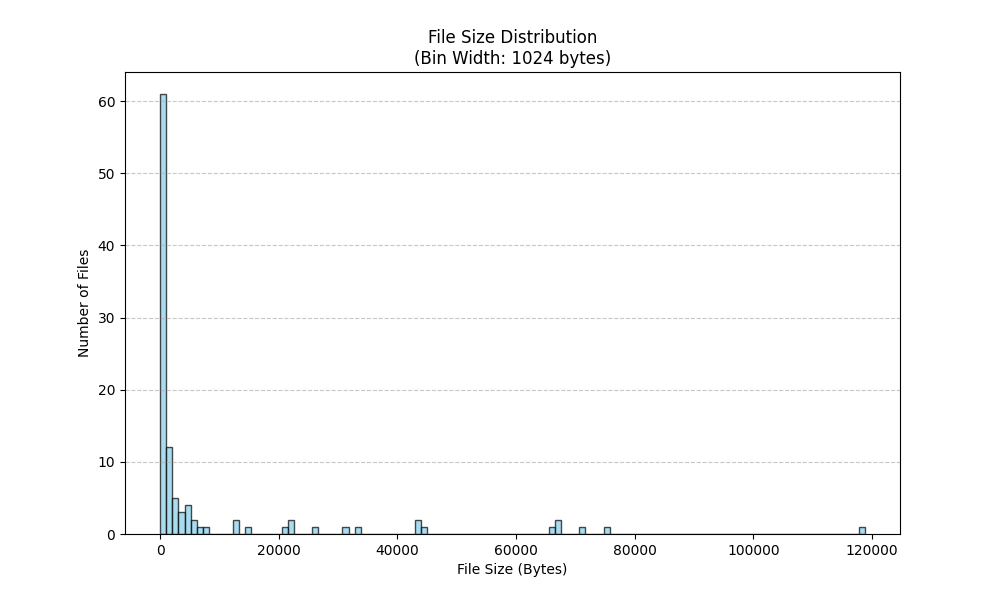

Generate this figure with Python:
import pandas as pd
import matplotlib.pyplot as plt
import sys
import numpy as np

def histogram(bin_width):
    try:
        # load the data generated by the C++ program
        data = pd.read_csv('outputfile.csv', header=None, names=['size'])
        
        if data.empty:
            print("No data found in file_sizes.csv.?")
            return

        max_size = data['size'].max()
        
        # create bins based on the user-specified width
        bins = np.arange(0, max_size + bin_width, bin_width)

        plt.figure(figsize=(10, 6))
        plt.hist(data['size'], bins=bins, edgecolor='black', alpha=0.7, color='skyblue')
        
        plt.title(f'File Size Distribution\n(Bin Width: {bin_width} bytes)')
        plt.xlabel('File Size (Bytes)')
        plt.ylabel('Number of Files')
        plt.grid(axis='y', linestyle='--', alpha=0.7)
        
        # save histogram to png file
        output_file = 'histogram.png'
        plt.savefig(output_file)
        print(f"Histogram saved as {output_file}")

    # check for errors
    except FileNotFoundError:
        print("Error: 'file_sizes.csv' not found. Run the C++ 'filesystem' program first.")
    except Exception as e:
        print(f"An unexpected error occurred: {e}")

if __name__ == "__main__":
    # get bin width from command line argument, default to 1024
    try:
        width = int(sys.argv[1]) if len(sys.argv) > 1 else 1024
        histogram(width)
    except ValueError:
        print("Error: Bin width must be an integer.")
